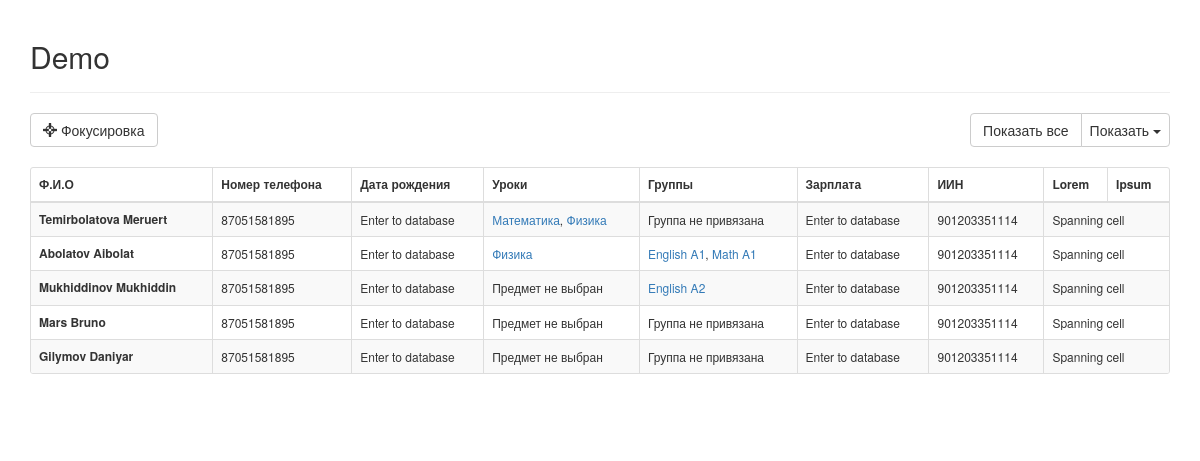
Page /admin_teachers.php on the committed database.
### tables this page shows
CREATE TABLE `teacher` (
  `id` int(11) NOT NULL,
  `firstname` varchar(50) NOT NULL,
  `lastname` varchar(50) NOT NULL,
  `fathername` text NOT NULL,
  `iin` varchar(15) NOT NULL,
  `telephone` varchar(20) NOT NULL
);

CREATE TABLE `subjects` (
  `id` int(11) NOT NULL,
  `name` text NOT NULL,
  `description` text NOT NULL
);

CREATE TABLE `class` (
  `id` int(11) NOT NULL,
  `name_group` varchar(50) NOT NULL,
  `teacher_id` int(11) DEFAULT NULL,
  `subject` int(3) NOT NULL
);

### php/db/get_all_data.php (called while the page is built)
<?php
function getAllData($table_name, $connection){
	$sql = "SELECT * FROM ".$table_name;
	$result = $connection->query($sql);
	return $result;
}
?>

### php/db/get_query.php (called while the page is built)
<?php
function get_query($query, $table_name, $connection)
{
	$sql = "SELECT * FROM ".$table_name." WHERE ".$query;
	$result = $connection->query($sql);
	return $result;
}
?>

### admin_teachers.php (the view, shortened to what this page needs)
<?php
include 'php/db/connect_db.php';
include 'php/db/get_all_data.php';
include 'php/db/get_query.php';
	$connection->set_charset("utf8");
?>
<!DOCTYPE html>
<html>
<head>
    <link href="css/bootstrap.min.css" rel="stylesheet">
    <link href="css/plugins/morris.css" rel="stylesheet">
    <link href="font-awesome/css/font-awesome.min.css" rel="stylesheet" type="text/css">
    <link rel="stylesheet" type="text/css" href="css/rwd-table.css">
</head>
<body>
	<section id="demo">
            <div class="container">
                <div class="page-header">
                    <h2>Demo</h2>
                </div>
                <div class="table-responsive" data-pattern="priority-columns">
                    <table cellspacing="0" class="table table-small-font table-bordered table-striped">
                        <thead>
                            <tr>
                                <th>Ф.И.О</th>
                                <th data-priority="1">Номер телефона</th>
                                <th data-priority="1">Дата рождения</th>
                                <th data-priority="1">Уроки</th>
                                <th data-priority="1">Группы</th>
                                <th data-priority="1">Зарплата</th>
                                <th data-priority="1">ИИН</th>
                                <th data-priority="1">Lorem</th>
                                <th data-priority="1">Ipsum</th>
                            </tr>
                        </thead>
                        <tbody>
                        	<?php
                        		$result = getAllData('teacher', $connection);
                        		if ($result->num_rows > 0) {
                        			while ($row = $result->fetch_assoc()) { ?>
                        				<tr>
			                                <th><?php echo $row['lastname']." ".$row['firstname']; ?></th>
			                                <td><?php echo $row['telephone']; ?></td>
			                                <td><?php echo "Enter to database"; ?></td>
			                                <td><?php
			                                	$query = "id_t = ".$row['id'];
			                                	$result_ts = get_query($query, 'relation_ts', $connection);
			                                	if ($result_ts->num_rows > 0) {
			                                		$temp = 0;
			                                		while ($row_ts = $result_ts->fetch_assoc()) {
			                                			$temp++;
			                                			$query_s = "id = ".$row_ts['id_s'];
			                                			$result_sb = get_query($query_s, 'subjects', $connection);
			                                			while ($row_sb = $result_sb->fetch_assoc()) {
			                                				if ($temp < $result_ts->num_rows) {
			                                					echo "<a href=''>".$row_sb['name']."</a>, ";
			                                				}else{
			                                					echo "<a href=''>".$row_sb['name']."</a>";
			                                				}
			                                			}
			                                		}
			                                	}else{
			                                		echo "Предмет не выбран";
			                                	}
			                                ?>
			                                </td>
			                                <td>
			                                <?php
			                                	$query_for_class = "teacher_id = ".$row['id'];
			                                	$result_cl = get_query($query_for_class, 'class', $connection);
			                                	if($result_cl->num_rows > 0){
			                                		$tempp = 0;
			                                		while ($row_cl = $result_cl->fetch_assoc()) {
			                                			$tempp++;
			                                			if ($tempp < $result_cl->num_rows) {
			                                				echo "<a href=''>".$row_cl['name_group']."</a>, ";
			                                			}else{
			                                				echo "<a href=''>".$row_cl['name_group']."</a>";
			                                			}
			                                		}
			                                	}else{
			                                		echo "Группа не привязана";
			                                	}
			                                ?>
			                                </td>
			                                <td>Enter to database</td>
			                                <td><?php echo $row['iin']; ?></td>
			                                <td colspan="2">Spanning cell</td>
			                            </tr>
                        	<?php	}
                        		}else{
                        			exit('No teachers in database');
                        		}
                        	?>
                        </tbody>
                    </table>
                </div>
                <br>
                <br>
            </div>
        </section>
</body>
</html>

### rows in the picture
teacher: lastname "Temirbolatova", firstname "Meruert", telephone "87051581895", shows "Группа не привязана", iin "901203351114"
subjects: name "Математика"
subjects: name "Физика"
teacher: lastname "Abolatov", firstname "Aibolat", telephone "87051581895", iin "901203351114"
class: name_group "English A1"
class: name_group "Math A1"
teacher: lastname "Mukhiddinov", firstname "Mukhiddin", telephone "87051581895", shows "Предмет не выбран", iin "901203351114"
class: name_group "English A2"
teacher: lastname "Mars", firstname "Bruno", telephone "87051581895", shows "Предмет не выбран", shows "Группа не привязана", iin "901203351114"
teacher: lastname "Gilymov", firstname "Daniyar", telephone "87051581895", shows "Предмет не выбран", shows "Группа не привязана", iin "901203351114"
